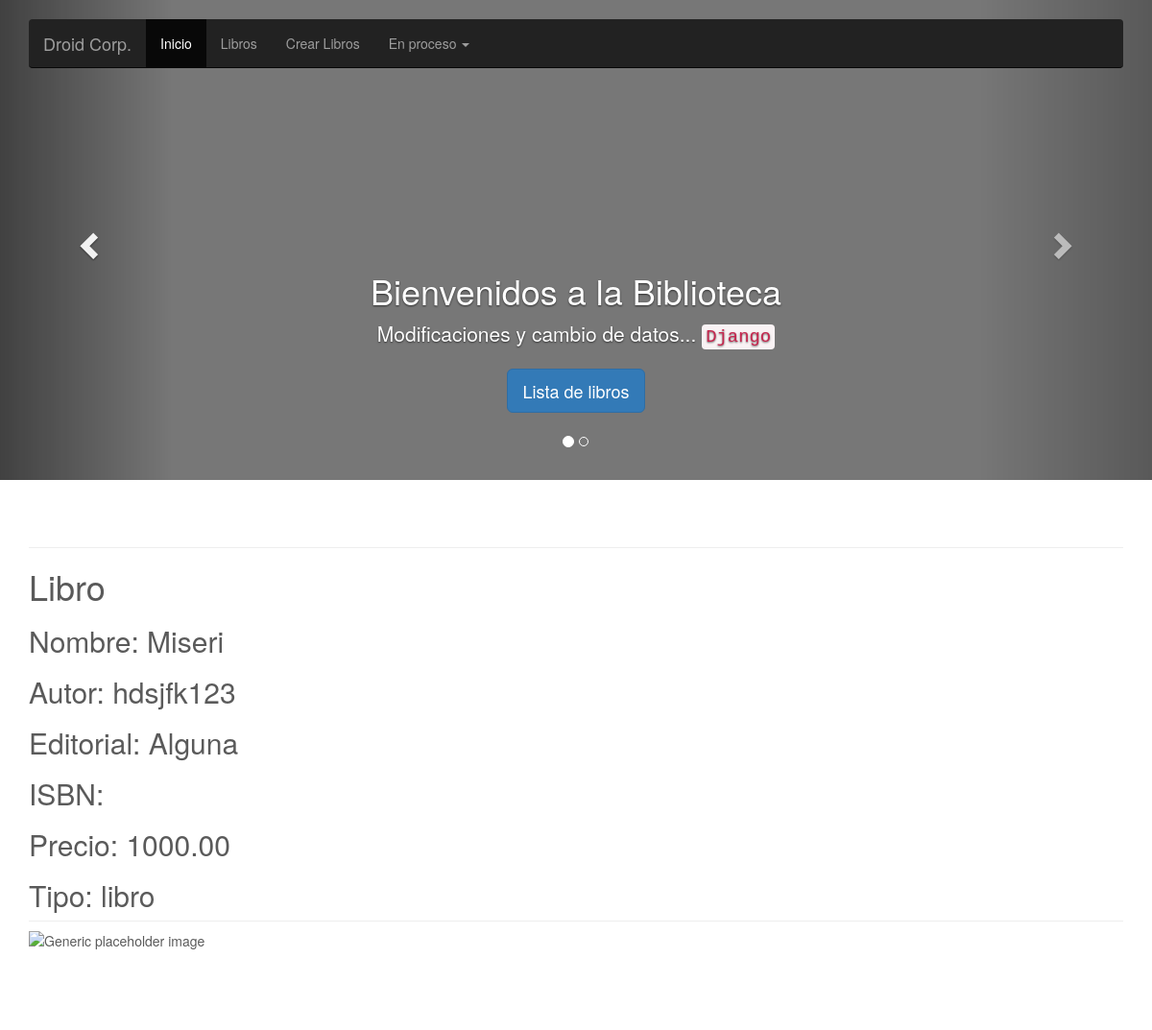
The app's page /libros/3/ (upper part), older data.
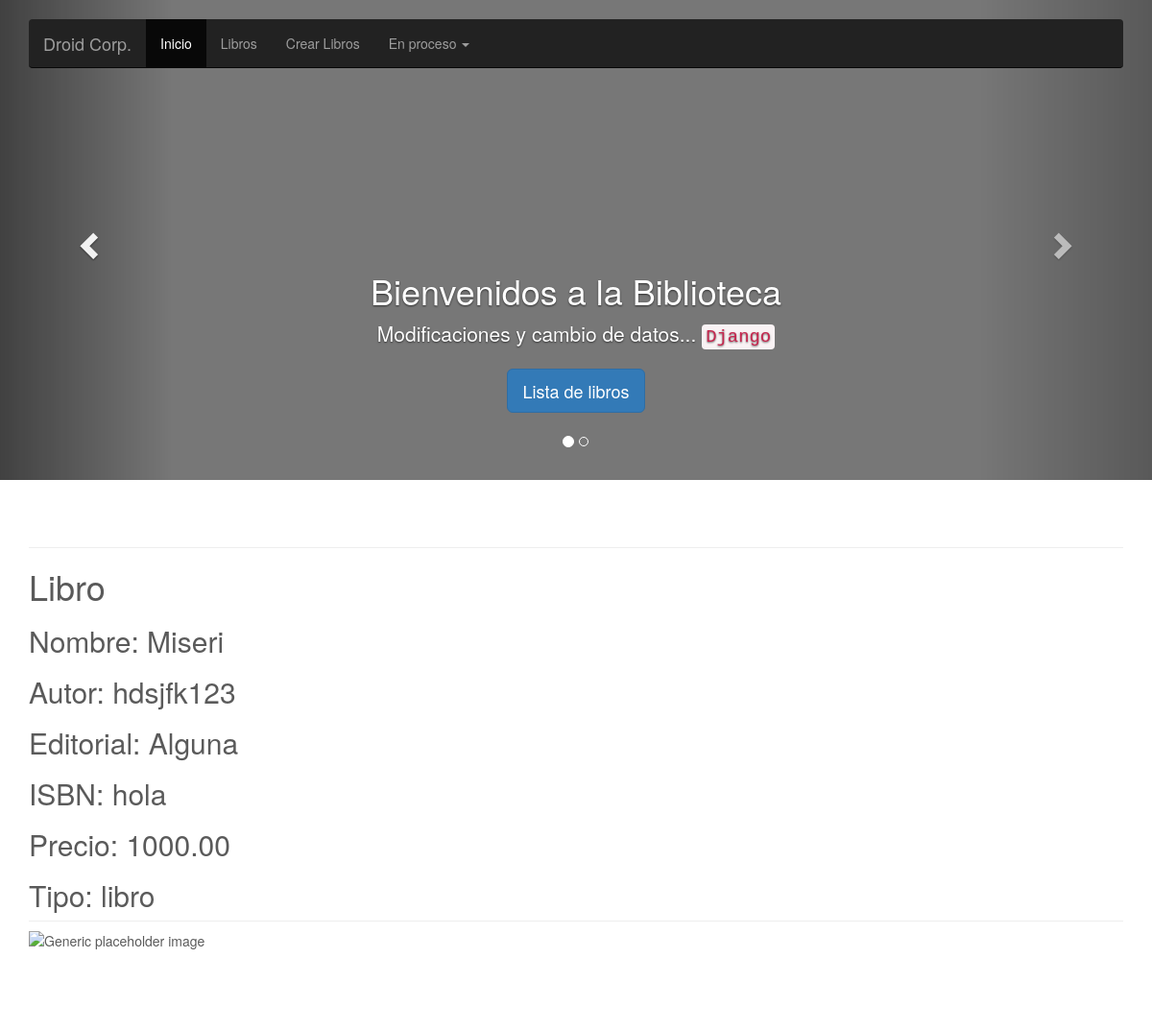
The same page, newer data.
### libros/models.py (models this page shows)
class libromodelo(models.Model):
    nombre = models.CharField(max_length = 40)
    autor = models.CharField(max_length = 40)
    editorial = models.CharField(max_length = 40)
    ISBN = models.CharField(max_length = 40)
    precio = models.DecimalField(max_digits=9999, decimal_places=2)
    slug = models.SlugField(blank=True)
    tipo = models.CharField(max_length = 40, blank=True, null=True, default="Libro")
    def __unicode__(self):
        return self.nombre

### libros/views.py (the view)
# urls.py: url(r'^libros/(?P<pk>\d+)/$', LibroDetailView.as_view(), name='detalle_view'),
class LibroDetailView(MultiSlugMixin,DetailView):
    model = libromodelo
    '''def get_object(self, *args, **kwargs):
        print self.kwargs
        slug = self.kwargs.get("slug")
        print slug
        ModelClass = self.model
        if slug is not None:
            try:
                producto = get_object_or_404(Producto, slug=slug)
                obj = get_object_or_404(ModelClass, slug=slug)
            except:
                producto = Producto.objects.filter(slug=slug).order_by("-nombre").first()
                obj = ModelClass.objects.filter(slug=slug).order_by("-nombre").first()
        else:
            obj = super(LibroDetailView, self).get_object(*args, **kwargs)

        return obj'''

### biblioteca/multipleSlugs.py (called while the page is built)
    def get_object(self, *args, **kwargs):
        print self.kwargs
        slug = self.kwargs.get("slug")
        print slug
        ModelClass = self.model
        if slug is not None:
            try:
                obj = get_object_or_404(ModelClass, slug=slug)
            except:
                obj = ModelClass.objects.filter(slug=slug).order_by("-nombre").first()
        else:
            obj = super(MultiSlugMixin, self).get_object(*args, **kwargs)
        return obj

### templates/libros/libromodelo_detail.html
{% extends "base.html" %}
{%block content%}
  <h1>Libro</h1>
  <div class="">
    <h2>Nombre: {{libromodelo}}</h2>
    <h2>Autor: {{libromodelo.autor}}</h2>
    <h2>Editorial: {{libromodelo.editorial}}</h2>
    <h2>ISBN: {{libromodelo.ISBN}}</h2>
    <h2>Precio: {{libromodelo.precio}}</h2>
    <h2>Tipo: {{libromodelo.tipo}}</h2>
  </div>
{%endblock%}

Row changes from the older to the newer data that the page shows:
changed libromodelo "Miseri": ISBN (not shown) → "hola"
